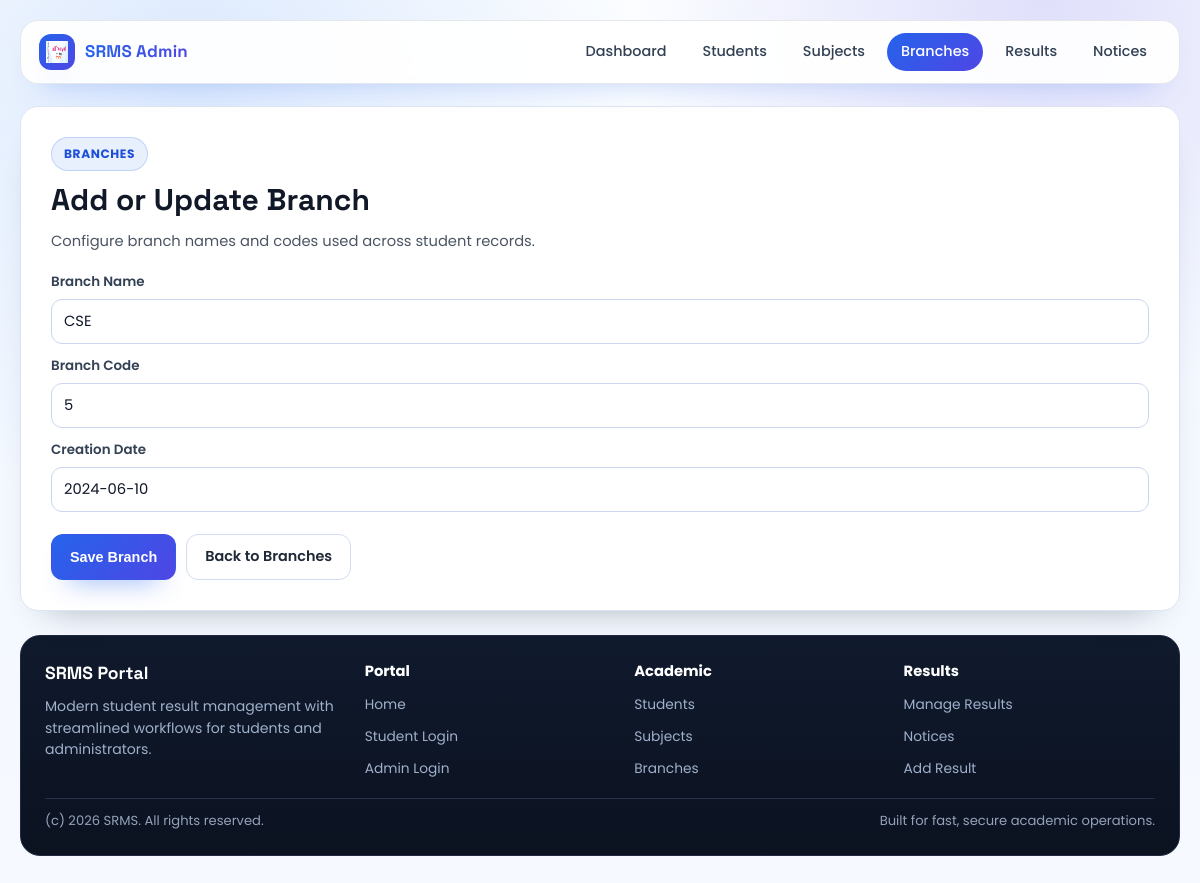
Page /branch/3/update on the committed database.
### result/models.py (models this page shows, shortened)
class Branches(models.Model):
    branchName=models.CharField(max_length=225)
    branchCode=models.IntegerField()
    creationDate=models.DateField(default=date.today)

### result/views.py (the view)
# urls.py: path('branch/<int:pk>/update',views.UpdateBranch.as_view(),name="branch_update"),
class UpdateBranch(UpdateView):
    template_name = "add_branches.html"
    form_class = CreateBranch
    model = Branches
    success_url=reverse_lazy("manage_branches")

### result/forms.py
class CreateBranch(ModelForm):
    class Meta:
        model=Branches
        fields='__all__'

### result/templates/add_branches.html (shortened to what this page needs)
{% load static %}
<!DOCTYPE html>
<html lang="en">
<head>
    <link rel="stylesheet" href="{% static 'modern_ui.css' %}">
</head>
<body>
<div class="page-shell">
    <div class="container">
        <header class="site-header">
            <div class="site-header-inner">
                <a class="brand" href="{% url 'base' %}">
                    <span class="brand-mark"><img src="{% static 'jntuh_logo.png' %}" alt="SRMS"></span>
                    <span>SRMS Admin</span>
                </a>
                <nav class="nav-links" aria-label="Admin Navigation">
                    <a class="nav-link" href="{% url 'admin_page' %}">Dashboard</a>
                    <a class="nav-link" href="{% url 'display_students' %}">Students</a>
                    <a class="nav-link" href="{% url 'manage_subjects' %}">Subjects</a>
                    <a class="nav-link active" href="{% url 'manage_branches' %}">Branches</a>
                    <a class="nav-link" href="{% url 'manage_results' %}">Results</a>
                    <a class="nav-link" href="{% url 'manage_notices' %}">Notices</a>
                </nav>
            </div>
        </header>
        <main class="main-stack">
            <section class="panel">
                <span class="badge">Branches</span>
                <h2>Add or Update Branch</h2>
                <p class="panel-subtitle">Configure branch names and codes used across student records.</p>
                <form method="POST" class="form-grid">
                    <div class="form-group">
                        <label for="id_branchName">Branch Name</label>
                        {{ form.branchName }}
                    </div>
                    <div class="form-group">
                        <label for="id_branchCode">Branch Code</label>
                        {{ form.branchCode }}
                    </div>
                    <div class="form-group">
                        <label for="id_creationDate">Creation Date</label>
                        {{ form.creationDate }}
                    </div>
                    <div class="form-actions">
                        <button class="btn btn-primary" type="submit">Save Branch</button>
                        <a class="btn btn-secondary" href="{% url 'manage_branches' %}">Back to Branches</a>
                    </div>
                </form>
            </section>
        </main>
        {% include "partials/site_footer.html" %}
    </div>
</div>
</body>
</html>

### result/static/modern_ui.css (style rules this page uses)
:root { --bg: #f6f9ff; --surface: #ffffff; --surface-soft: #f8fbff; --text: #111827; --muted: #4b5563; --line: #dbe5f5; --blue-500: #2563eb; --blue-600: #1d4ed8; --indigo-500: #4f46e5; --dark-950: #0b1220; --dark-900: #101a2d; --shadow-soft: 0 20px 36px -28px rgba(15, 23, 42, 0.45); --shadow-blue: 0 22px 44px -28px rgba(37, 99, 235, 0.6); }
* { box-sizing: border-box; }
html, body { margin: 0; padding: 0; }
body { min-height: 100vh; color: var(--text); font-family: "Poppins", "Segoe UI", sans-serif; line-height: 1.5; background: radial-gradient(circle at 16% 8%, rgba(59, 130, 246, 0.16), transparent 34%), radial-gradient(circle at 87% 0%, rgba(79, 70, 229, 0.16), transparent 30%), linear-gradient(180deg, #fbfdff 0%, #f3f8ff 46%, #f6f9ff 100%); }
a { color: inherit; text-decoration: none; }
.page-shell { padding: 20px 16px 30px; }
.container { width: min(1160px, 100%); margin: 0 auto; }
.site-header { position: sticky; top: 10px; z-index: 40; border: 1px solid rgba(148, 163, 184, 0.24); border-radius: 18px; background: rgba(255, 255, 255, 0.93); backdrop-filter: blur(8px); box-shadow: 0 16px 30px -24px rgba(37, 99, 235, 0.5); }
.site-header-inner { display: flex; align-items: center; justify-content: space-between; gap: 14px; padding: 12px 18px; }
.brand { display: inline-flex; align-items: center; gap: 10px; font-family: "Space Grotesk", "Poppins", sans-serif; font-size: 1.06rem; font-weight: 700; letter-spacing: 0.01em; }
.brand-mark { width: 36px; height: 36px; border-radius: 12px; display: inline-flex; align-items: center; justify-content: center; background: linear-gradient(135deg, var(--blue-500), var(--indigo-500)); box-shadow: 0 14px 22px -16px rgba(79, 70, 229, 0.8); }
.brand-mark img { width: 22px; height: 22px; }
.brand span:last-child { background: linear-gradient(90deg, var(--blue-500), var(--indigo-500)); -webkit-background-clip: text; background-clip: text; color: transparent; }
.nav-links { display: flex; align-items: center; justify-content: center; flex-wrap: wrap; gap: 8px; }
.nav-link { display: inline-flex; align-items: center; justify-content: center; border-radius: 999px; padding: 8px 14px; color: #334155; font-size: 0.9rem; font-weight: 500; transition: color 0.18s ease, background-color 0.18s ease; }
.nav-link.active { color: #ffffff; background: linear-gradient(135deg, var(--blue-500), var(--indigo-500)); }
.main-stack { margin-top: 22px; display: grid; gap: 18px; }
.badge { display: inline-flex; align-items: center; border-radius: 999px; border: 1px solid rgba(37, 99, 235, 0.2); background: rgba(37, 99, 235, 0.1); color: var(--blue-600); font-size: 0.76rem; font-weight: 700; letter-spacing: 0.05em; text-transform: uppercase; padding: 7px 12px; }
.btn { display: inline-flex; align-items: center; justify-content: center; border-radius: 12px; border: 1px solid transparent; padding: 11px 18px; font-size: 0.9rem; font-weight: 600; transition: transform 0.16s ease, box-shadow 0.16s ease, background-color 0.16s ease; }
.btn-primary { background: linear-gradient(135deg, var(--blue-500), var(--indigo-500)); color: #ffffff; box-shadow: 0 16px 26px -18px rgba(37, 99, 235, 0.85); }
.btn-secondary { border-color: #d2ddf3; background: #ffffff; color: #1f2937; }
.info-card h3, .panel h2, .action-tile h3 { margin: 0; font-family: "Space Grotesk", "Poppins", sans-serif; }
.info-card p, .info-card li, .panel-subtitle, .action-tile p { color: var(--muted); }
.panel { border-radius: 18px; border: 1px solid var(--line); background: var(--surface); box-shadow: var(--shadow-soft); padding: clamp(20px, 3vw, 30px); }
.panel h2 { margin-top: 6px; font-size: clamp(1.34rem, 2.5vw, 1.88rem); }
.panel-subtitle { margin-top: 8px; font-size: 0.92rem; }
.form-grid { margin-top: 20px; display: grid; gap: 12px; }
.form-group { display: grid; gap: 7px; }
.form-group label { font-size: 0.84rem; font-weight: 600; color: #334155; }
input, select, textarea { width: 100%; border: 1px solid #cad7ef; border-radius: 11px; background: #ffffff; color: #0f172a; padding: 11px 12px; font-family: "Poppins", sans-serif; font-size: 0.92rem; transition: border-color 0.16s ease, box-shadow 0.16s ease; }
.form-actions { margin-top: 10px; display: flex; flex-wrap: wrap; gap: 10px; }

### rows in the picture
Branches: branchName "CSE", branchCode "5", creationDate "2024-06-10"
